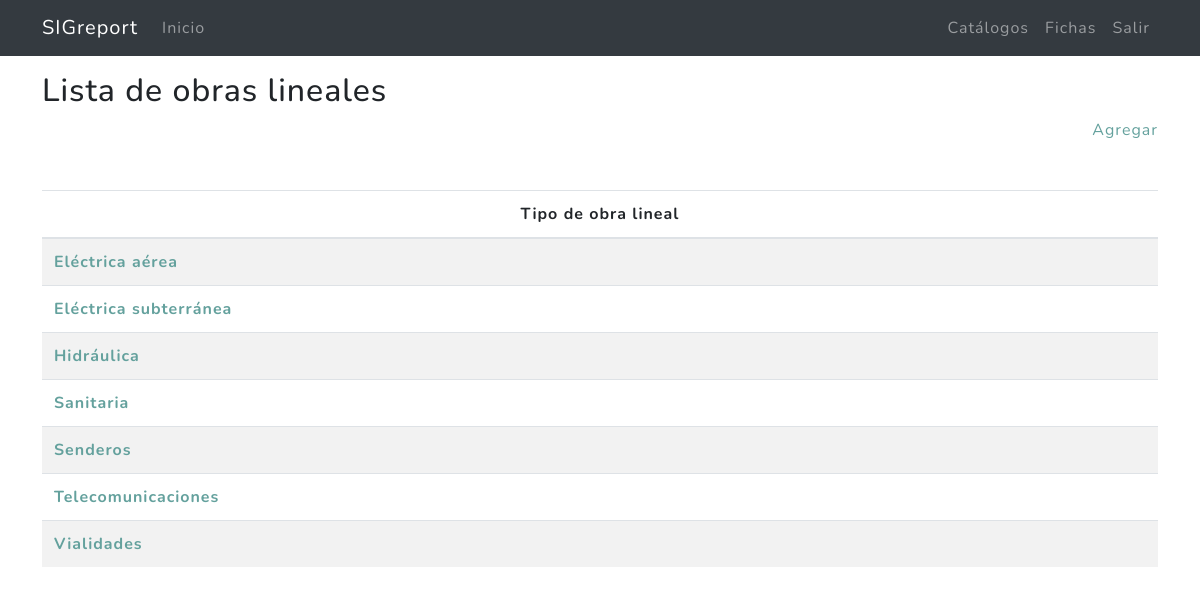
Screenshot of /catalogos/obraslineales/ (signed in) with the database file from the repository.
### miscelanea/models.py (models this page shows, shortened)
class ObrasLineales(models.Model):
    tipo =  models.CharField(max_length=280,verbose_name = "Tipo de obra lineal")
    created = models.DateTimeField(auto_now_add = True,verbose_name = "Fecha de creación")
    updated = models.DateTimeField(auto_now = True,verbose_name = "Fecha de edición")
    class Meta:
        verbose_name = "Lista de obras lineales"
        verbose_name_plural = "Lista de obras lineales"
        ordering = ["tipo"]

### miscelanea/views.py (the view)
# urls.py: path('obraslineales/', ObrasLinealesListView.as_view(), name='obraslineales'),
@method_decorator(login_required,name='dispatch')
class ObrasLinealesListView(ListView):
    model = ObrasLineales
    template_name = "miscelanea/obraslineales_list.html"
    paginate_by = 20
    def get_context_data(self, **kwargs):
        context = super().get_context_data(**kwargs)
        context['p_title']=ObrasLineales._meta.verbose_name
        return context

### miscelanea/templates/miscelanea/obraslineales_list.html (shortened to what this page needs)
{% extends 'cap2/base_mx.html' %}
{% load static %}
{% block content %}
<main role="main">
  <div class="container mb-4">
    <h2 class="mt-3">{{p_title}}</h2>
    <div class="agregar mb-4 text-right"><a href="{% url 'catalogos:obraslineales-create' %}">Agregar</a></div>
    <table class="table  table-striped mt-5">
      <thead>
        <tr>
          <th scope="col" class="text-center">Tipo de obra lineal</th>
        </tr>
      </thead>
      <tbody>
      {% for i in obraslineales_list %}
          <tr>
            <th scope="row"><a href="{% url 'catalogos:obraslineales-update' i.id %}">{{i.tipo}} </a></th>
          </tr>
      {% endfor %}
      </tbody>
    </table>
  </div>
</main>
{% endblock %}

### rows the page displays
ObrasLineales: tipo "Eléctrica aérea"
ObrasLineales: tipo "Eléctrica subterránea"
ObrasLineales: tipo "Hidráulica"
ObrasLineales: tipo "Sanitaria"
ObrasLineales: tipo "Senderos"
ObrasLineales: tipo "Telecomunicaciones"
ObrasLineales: tipo "Vialidades"

### other values shown
{{ p_title }} "Lista de obras lineales"
